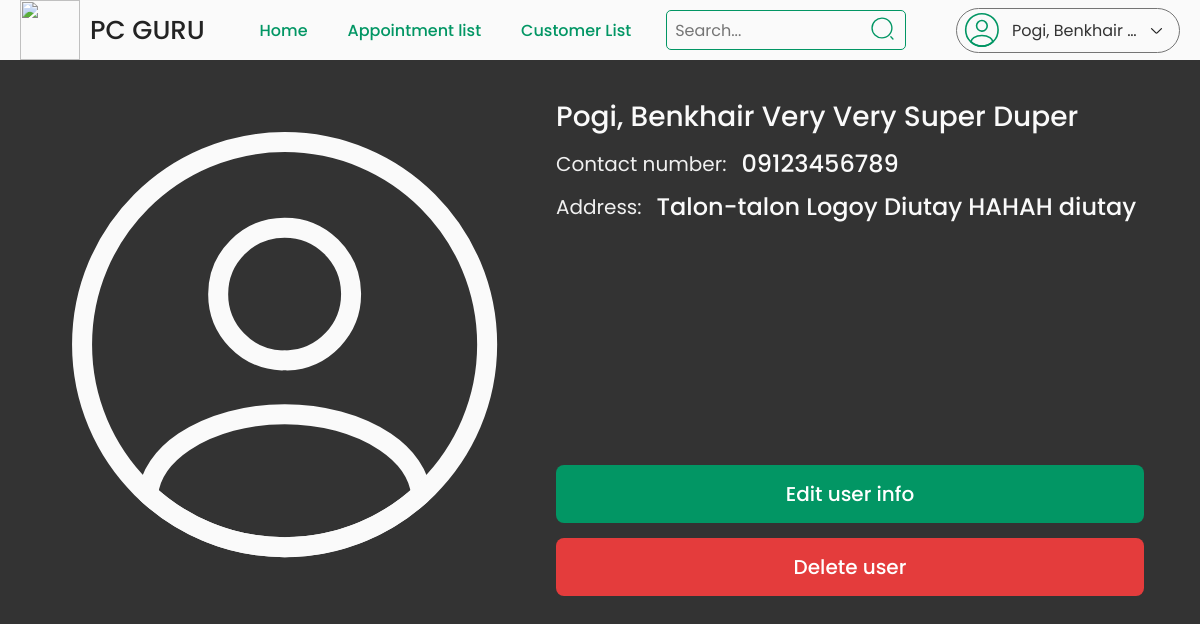
The page /admin/customer-info.php?customer_id=5 (signed in) on the database its author committed.
### tables this page shows
CREATE TABLE `customer` (
  `customer_id` int(11) NOT NULL,
  `email` varchar(100) NOT NULL,
  `password` varchar(100) NOT NULL,
  `first_name` varchar(100) NOT NULL,
  `middle_name` varchar(100) DEFAULT NULL,
  `last_name` varchar(100) NOT NULL,
  `contact_num` varchar(100) NOT NULL,
  `address` varchar(100) NOT NULL,
  `created_at` timestamp NOT NULL DEFAULT current_timestamp(),
  `updated_at` timestamp NOT NULL DEFAULT current_timestamp() ON UPDATE current_timestamp()
);

### class/admin.class.php (called while the page is built, shortened)
<?php
    include_once 'database.php';
    class Admin{
        protected $db;
        function __construct(){
            $this->db = new Database;
        }
        function getInfo($admin_id){
            $sql = 'SELECT * FROM admin WHERE admin_id = :admin_id;';
            $query = $this->db->connect()->prepare($sql);
            $query->bindParam(':admin_id', $admin_id);
            if($query->execute()){
                $data = $query->fetch();
            }
            return $data;
        }
    }
?>

### class/database.php (called while the page is built)
<?php
    class Database{
        private $host = 'localhost';
        private $username = 'root';
        private $password = '';
        private $database = 'pc_repair';
        protected $connection;
        function connect(){
            try{
                $this->connection = new PDO("mysql:host=$this->host;dbname=$this->database",
                                            $this->username, $this->password);
            }
            catch(PDOException $e){
                echo 'Connection Error ' . $e->getMessage();
            }
            return $this->connection;
        }
    }
?>

### class/customer.class.php (called while the page is built, shortened)
<?php
    include_once 'database.php';
    class Customer{
        protected $db;
        function __construct(){
            $this->db = new Database;
        }
        function getInfo($customer_id){
            $sql = 'SELECT * FROM customer WHERE customer_id = :customer_id;';
            $query = $this->db->connect()->prepare($sql);
            $query->bindParam(':customer_id', $customer_id);
            if($query->execute()){
                $data = $query->fetch();
            }
            return $data;
        }
    }
?>

### admin/customer-info.php (the view, shortened to what this page needs)
<?php
    include_once '../class/customer.class.php';
    $customer = new Customer;
    $customer_id = $_GET['customer_id'];
    $customer_info = $customer->getInfo($customer_id);
    $page_title = 'Customer Info';
    include_once '../includes/admin/header.php';
    include_once '../includes/admin/navbar.php';
?>
<form class="product-info" method="post">
    <div class="img-cont user-info">
        <img src="../images//icons/random/profile-cust-list.svg">
    </div>
    <div class="right-side">
        <div class="info">
            <div>
                <p class="name">
                    <?= $customer_info['last_name'] . ', ' . $customer_info['first_name'] . ' ' . $customer_info['middle_name'] ?>
                </p>
            </div>
            <div>
                <span>Contact number: </span>
                <p>
                    <?= $customer_info['contact_num'] ?>
                </p>
            </div>
            <div>
                <span>Address: </span>
                <p>
                    <?= $customer_info['address'] ?>
                </p>
            </div>
        </div>
        <div class="buttons">
            <a href="edit-customer.php?customer_id=<?= $customer_info['customer_id'] ?>">Edit user info</a>
            <button type="button" class="action-btn">Delete user</button>
        </div>
    </div>
</form>
<?php
    include_once '../includes/customer/footer.php';
?>

### includes/admin/navbar.php (shortened to what this page needs)
<header class="header">
    <nav>
        <a href="home.php" class="logo">
            <img src="../images/icons/logo/12.png">
            <p>PC GURU</p>
        </a>
        <div class="mid-content">
            <a href="home.php" class="<?= $page_title === 'Admin | Home' ? 'active' : '' ?>">Home</a>
            <a href="appointment.php" class="<?= $page_title === 'Appointment List' ? 'active' : '' ?>">Appointment list</a>
            <a href="customer-list.php" class="<?= $page_title === 'Customer List' ? 'active' : '' ?>">Customer List</a>
            <div class="search">
                <input type="text" placeholder="Search...">
                <img src="../images/icons/random/search.svg">
            </div>
        </div>
        <div class="account">
            <img src="../images/icons/random/profile.svg">
            <p class="name">
                <?= $admin['last_name'] . ', ' . $admin['first_name'] . ' ' . $admin['middle_name'] ?>
            </p>
            <img src="../images/icons/random/arrowdown.svg">
        </div>
    </nav>
</header>

### style/main.css (style rules this page uses)
* { font-family: "Poppins"; margin: 0; padding: 0; box-sizing: border-box; list-style: none; outline: none; text-decoration: none; }
body { background: #333333; }
.header { width: 100%; background: #fafafa; }
.header nav { background: #fafafa; display: flex; justify-content: space-between; min-height: 60px; max-width: 1400px; margin: auto; padding: 0 20px; position: relative; z-index: 1; }
.header nav .logo { display: flex; flex-direction: row; justify-content: center; align-items: center; gap: 10px; }
.header nav .logo img { height: 60px; width: 60px; }
.header nav .logo p { font-weight: 500; font-size: 26px; color: #232323; }
.header nav .mid-content { display: flex; flex-direction: row; justify-content: center; align-items: center; gap: 30px; }
.header nav .mid-content a { color: #029664; font-weight: 500; display: flex; flex-direction: row; justify-content: center; align-items: center; height: 100%; padding: 0 5px; }
.header nav .mid-content .search { display: flex; height: 40px; width: 240px; border: 1px solid #029664; border-radius: 5px; }
.header nav .mid-content .search input { width: 85%; height: 100%; border: none; background: transparent; padding: 8px; font-size: 16px; }
.header nav .mid-content .search img { width: 15%; height: 25px; margin: 5px 5px auto auto; cursor: pointer; }
.header nav .account { display: flex; flex-direction: row; justify-content: space-between; align-items: center; border: 1px solid #757575; gap: 10px; margin: auto 0; height: 45px; padding: 5px 15px 5px 5px; border-radius: 24px; min-width: 224px; max-width: 224px; cursor: pointer; }
.header nav .account p { color: #333333; max-width: 130px; overflow: hidden; white-space: nowrap; text-overflow: ellipsis; }
.product-info, .checkout, .order-info { min-height: calc(100vh - 60px); max-width: 1400px; margin: 0 auto; padding: 3%; display: flex; }
.product-info .img-cont, .checkout .img-cont, .order-info .img-cont { max-width: 500px; max-height: 500px; display: flex; justify-content: center; position: relative; }
.product-info .img-cont img, .checkout .img-cont img, .order-info .img-cont img { max-width: 500px; border-radius: 10px; -o-object-fit: cover; object-fit: cover; }
.product-info .user-info, .checkout .user-info, .order-info .user-info { width: 100%; }
.product-info .right-side, .checkout .right-side, .order-info .right-side { width: 60%; padding: 0 20px; display: flex; flex-direction: column; justify-content: space-between; min-height: 500px; height: -moz-fit-content; height: fit-content; }
.product-info .right-side .info, .checkout .right-side .info, .order-info .right-side .info { display: flex; flex-direction: column; gap: 8px; color: #fafafa; }
.product-info .right-side .info div, .checkout .right-side .info div, .order-info .right-side .info div { display: flex; align-items: center; gap: 15px; }
.product-info .right-side .info div .name, .checkout .right-side .info div .name, .order-info .right-side .info div .name { font-size: 28px; }
.product-info .right-side .info div span, .checkout .right-side .info div span, .order-info .right-side .info div span { font-size: 20px; pointer-events: none; color: #f0f0f0; }
.product-info .right-side .info div p, .checkout .right-side .info div p, .order-info .right-side .info div p { font-size: 24px; font-weight: 500; pointer-events: none; }
.product-info .right-side .buttons, .checkout .right-side .buttons, .order-info .right-side .buttons { display: flex; flex-direction: column; width: 100%; gap: 15px; }
.product-info .right-side .buttons a, .product-info .right-side .buttons button, .product-info .right-side .buttons input, .checkout .right-side .buttons a, .checkout .right-side .buttons button, .checkout .right-side .buttons input, .order-info .right-side .buttons a, .order-info .right-side .buttons button, .order-info .right-side .buttons input { padding: 14px; border-radius: 8px; font-size: 20px; font-weight: 500; border: none; color: #fff; cursor: pointer; transition: 0.1s; text-align: center; }
.product-info .right-side .buttons a, .product-info .right-side .buttons input, .checkout .right-side .buttons a, .checkout .right-side .buttons input, .order-info .right-side .buttons a, .order-info .right-side .buttons input { background: #029664; }
.product-info .right-side .buttons button, .checkout .right-side .buttons button, .order-info .right-side .buttons button { background: rgb(228, 60, 60); }

### rows shown on the page
customer: last_name "Pogi", first_name "Benkhair", middle_name "Very Very Super Duper", contact_num "09123456789", address "Talon-talon Logoy Diutay HAHAH diutay"

### other values the page prints
$admin['last_name'] "Pogi"
$admin['first_name'] "Benkhair"
$admin['middle_name'] "Z."
